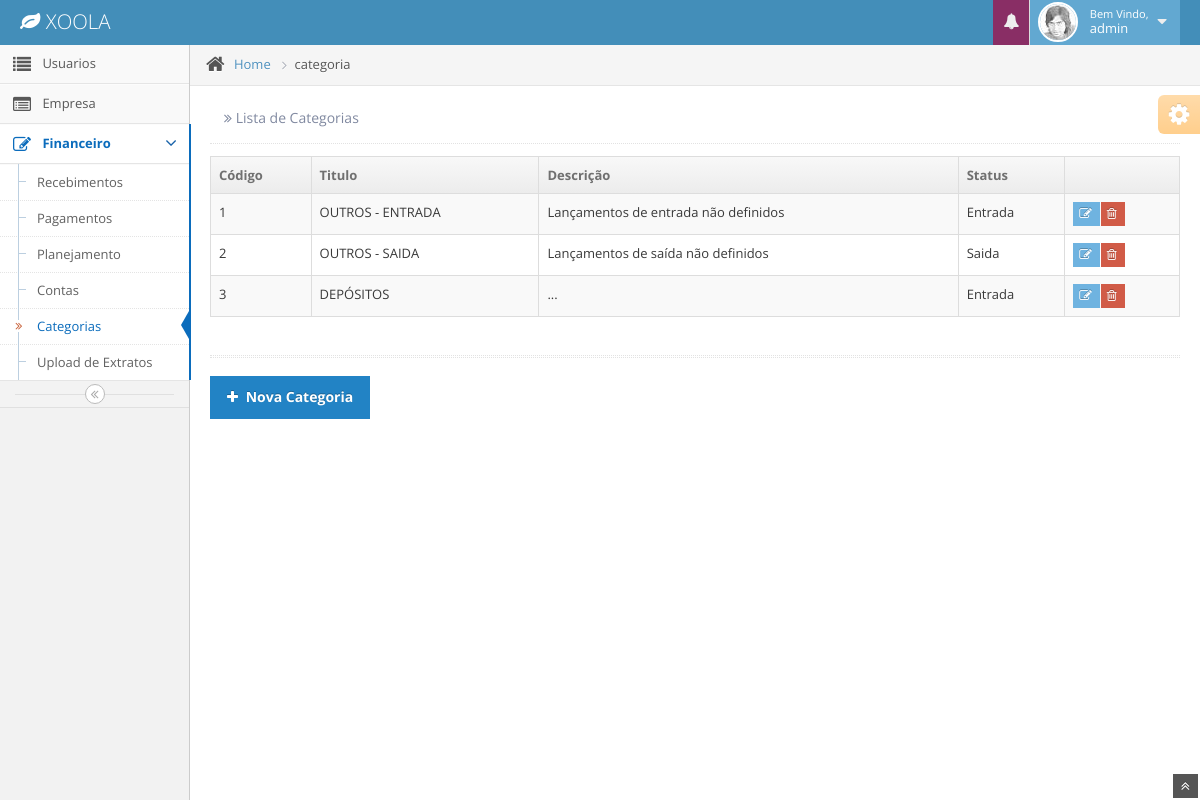
/categoria/ (signed in), run on the app's committed database.
### app/model/__init__.py (models this page shows, shortened)
class Usuario(db.Model,UserMixin):
      id            = db.Column(db.Integer, primary_key=True)
      nome          = db.Column(db.String(100), index=True)
      sobrenome     = db.Column(db.String(255), index=True)
      email         = db.Column(db.String(100), unique=True, index=True)
      password      = db.Column(db.String(100), index=True)
      login         = db.Column(db.String(100))
      empresa_id    = db.Column(db.Integer, db.ForeignKey('empresa.id'))
      date_created  = db.Column(db.DateTime)
      date_modified = db.Column(db.DateTime)

class Categoria(db.Model):
      id            = db.Column(db.Integer, primary_key=True)
      titulo        = db.Column(db.String(100), index=True)
      descricao     = db.Column(db.String(255), index=True)
      keywords      = db.Column(db.String, index=True)
      status        = db.Column(db.Integer)
      empresa_id    = db.Column(db.Integer, db.ForeignKey('empresa.id'))
      Movimentacao  = db.relationship('Movimentacao', backref='categoria', lazy='dynamic')
      Planejamento  = db.relationship('Planejamento', backref='categoria', lazy='dynamic')
      date_created  = db.Column(db.DateTime)
      date_modified = db.Column(db.DateTime)

### app/controllers/categoria/controllers.py (the view)
@categoria.route('/index')
@categoria.route('/')
@login_required
def index():
    session['tela'] = 'categoria'
    todos = Categoria.query.filter(Categoria.empresa_id == session['empresa'] ).all()
    set_alerts(session['empresa'])
    return render_template('categoria/index.html', title = 'Lista de Categorias', todos = todos)

### app/__init__.py (called while the page is built)
@app.context_processor
def utility_processor():
    def formatar_dinheiro(value):
        if type(value) == str:
            value = int(value)
            valor = format_decimal(value, format='#.##,##;(#)')
        return 'R$ {}'.format(valor)
    return dict(formatar_dinheiro=formatar_dinheiro)

### app/controllers/auth/controllers.py (called while the page is built)
@login_manager.user_loader
def user_loader(user_id):
    return Usuario.query.get(user_id)

### app/controllers/categoria/controllers.py (called while the page is built)
@categoria.context_processor
def dados():
    usuario = Usuario.query.get(current_user.id)
    empresa = Empresa.query.get(session['empresa'])
    set_alerts(session['empresa'])
    return dict(empresa = empresa.nome, usuario = usuario.nome)

def formatar_dinheiro(value):
    if type(value) == str:
        value = int(value)
    valor = format_decimal(value, format='#.##,##;(#)')
    return 'R$ {}'.format(valor)

def set_alerts(empresa_id):
    session['alerts'] = []
    plans = Planejamento.query.filter(Planejamento.empresa_id == empresa_id).all()
    if len(plans) > 0:
        for plan in plans:
            movs = Movimentacao.query.filter(Movimentacao.categoria_id == plan.categoria_id).all()
            sum_valor_movs = 0
            for mov in movs:
                sum_valor_movs = sum_valor_movs + abs(mov.valor)
            if sum_valor_movs >= plan.valor:
                session['alerts'].append(plan.titulo + ' - Valor Limite: ' + formatar_dinheiro((plan.valor)) + ' - Valor Atual: ' + formatar_dinheiro((sum_valor_movs)))

### app/templates/categoria/index.html (shortened to what this page needs)
{% extends "layout/base.html" %}
{% block content %}
          <div class="row-fluid">
            <div class="span12">
              <div class="row-fluid">
                <div class="span12">
                  <table id="sample-table-1" class="table table-striped table-bordered table-hover">
                     <thead>
                        <tr>
                          <th> Código </th>
                          <th> Titulo </th>
                          <th> Descrição </th>
                          <th> Status </th>
                          <th> </th>
                       </tr>
                      </thead>
                      <tbody>
                        {% for categoria in todos %}
                          <tr>
                             <td> {{categoria.id}}</td>
                             <td> {{categoria.titulo}} </td>
                             <td> {{categoria.descricao}}</td>
                             {% if categoria.status == 0 %}
                             <td> Entrada </td>
                             {% else %}
                             <td> Saida </td>
                             {% endif %}
                             <td>
                                <div class="hidden-phone visible-desktop btn-group">
                                     <a class="btn btn-mini btn-info" href="{{url_for('categoria.edit', cat_id=categoria.id)}}">
                                         <i class="icon-edit bigger-120">   </i>
                                     </a>
                                     <a class="btn btn-mini btn-danger" href="{{url_for('categoria.delete', cat_id=categoria.id)}}">
                                        <i class="icon-trash bigger-120"></i>
                                     </a>
                                </div>
                             </td>
                          </tr>
                        {% endfor %}
                      </tbody>
             </table>
                </div>
              </div>
              <div class="hr hr-18 dotted hr-double"></div>
                           <div class="left">
                      <a href="{{url_for('categoria.new')}}" class="btn btn-primary">
                        <i class="icon-plus"></i>
                        <strong>Nova Categoria</strong>
                      </a>
                    </div>
            </div>
          </div>
        </div>
        <div class="ace-settings-container" id="ace-settings-container">
          <div class="btn btn-app btn-mini btn-warning ace-settings-btn" id="ace-settings-btn">
            <i class="icon-cog bigger-150"></i>
          </div>
        </div>
      </div>
    </div>
    <a href="#" id="btn-scroll-up" class="btn-scroll-up btn btn-small btn-inverse">
      <i class="icon-double-angle-up icon-only bigger-110"></i>
    </a>
{% endblock %}

### app/templates/layout/base.html (shortened to what this page needs)
<!DOCTYPE html>
<html lang="en">
<head>
	<link rel="stylesheet" media="screen" href="{{ url_for('static', filename='css/bootstrap.min.css') }}">
	<link rel="stylesheet" media="screen" href="{{ url_for('static', filename='css/bootstrap-responsive.min.css') }}">
	<link rel="stylesheet" media="screen" href="{{ url_for('static', filename='css/xoola.css') }}">
	<link rel="stylesheet" media="screen" href="{{ url_for('static', filename='css/font-awesome.min.css') }}">
	<link rel="stylesheet" media="screen" href="{{ url_for('static', filename='css/pagina.css') }}">
	<link rel="stylesheet" href="{{ url_for('static', filename='css/daterangepicker.css' )}}" />
	<link rel="stylesheet" href="../static/css/jquery-ui-1.10.3.custom.min.css" />
	<link rel="stylesheet" href="../static/css/chosen.css" />
	<link rel="stylesheet" href="../static/css/datepicker.css" />
	<link rel="stylesheet" href="../static/css/bootstrap-timepicker.css" />
	<link rel="stylesheet" href="../static/css/daterangepicker.css" />
	<link rel="stylesheet" href="../static/css/colorpicker.css" />
	<link rel="stylesheet" href="../static/css/ace.min.css" />
	<link rel="stylesheet" href="../static/css/ace-responsive.min.css" />
	<link rel="stylesheet" href="../static/css/ace-skins.min.css" />
	<link rel="stylesheet" media="screen" href="{{ url_for('static', filename='css/ace.min.css') }}">
	<link rel="stylesheet" media="screen" href="{{ url_for('static', filename='css/ace-responsive.min.css') }}">
	<link rel="stylesheet" media="screen" href="{{ url_for('static', filename='css/ace-skins.min.css') }}">
</head>
<body>
	<div class="navbar">
		<div class="navbar-inner">
			<div class="container-fluid">
				<a href="#" class="brand">
					<small>
						<i class="icon-leaf"></i>
						XOOLA
					</small>
				</a>
				<ul class="nav ace-nav pull-right">
					<li class="purple">
						<a data-toggle="dropdown" class="dropdown-toggle" href="#">
							<i class="icon-bell-alt icon-animated-bell"></i>
						</a>
					</li>
					<li class="light-blue">
						<a data-toggle="dropdown" href="#" class="dropdown-toggle">
							<img class="nav-user-photo" src="{{url_for('static', filename='avatars/user.jpg')}}" alt="Jason's Photo" />
							<span class="user-info">
								<small>Bem Vindo,</small>
								{{ usuario }}
							</span>
							<i class="icon-caret-down"></i>
						</a>
					</li>
				</ul>
			</div>
		</div>
	</div>
	<div class="main-container container-fluid">
		<div class="sidebar" id="sidebar">
			<ul class="nav nav-list">
				{% if current_user.id == 1 %}
					{% if session['tela'] == "usuario" %}
						<li class='active'>
					{% else %}
						<li>
					{% endif %}
						<a href="{{url_for('usuario.index')}}">
							<i class="icon-list"></i>
							<span class="menu-text">Usuarios</span>
						</a>
					</li>
					{% if session['tela'] == "empresa" %}
						<li class='active'>
					{% else %}
						<li>
					{% endif %}
						<a href="{{url_for('empresa.index')}}">
							<i class="icon-list-alt"></i>
							<span class="menu-text">Empresa</span>
						</a>
					</li>
				{% endif %}
				{% if session['tela'] == 'conta' or session['tela'] == 'entrada' or session['tela'] == 'saida' or session['tela'] == 'relatorio' or session['tela'] == 'categoria' or session['tela'] == 'pesquisa' %}
					<li class="active open">
				{% else %}
					<li>
				{% endif %}
					<a href="#" class="dropdown-toggle">
						<i class="icon-edit"></i>
						<span class="menu-text">Financeiro</span>
						<b class="arrow icon-angle-down"></b>
					</a>
					<ul class="submenu">
						{% if session['tela'] == 'entrada' %}
							<li class='active'>
						{% else %}
							<li>
						{% endif %}
							<a href="{{url_for('movimentacao.index', mov_id = 0)}}">
								Recebimentos
							</a>
						</li>
						{% if session['tela'] == 'saida' %}
							<li class='active'>
						{% else %}
							<li>
						{% endif %}
							<a href="{{url_for('movimentacao.index', mov_id = 1)}}">
								Pagamentos
							</a>
						</li>
						{% if session['tela'] == 'planejamento' %}
							<li class='active'>
						{% else %}
							<li>
						{% endif %}
							<a href="{{url_for('planejamento.index')}}">
								Planejamento
							</a>
						</li>
						{% if session['tela'] == 'conta' %}
							<li class='active'>
						{% else %}
							<li>
						{% endif %}
							<a href="{{url_for('conta.index')}}">
								Contas
							</a>
						</li>
						{% if session['tela'] == 'categoria' %}
							<li class='active'>
						{% else %}
							<li>
						{% endif %}
							<a href="{{url_for('categoria.index')}}">
								<i class="icon-double-angle-right"></i>
								Categorias
							</a>
						</li>
						{% if session['tela'] == 'upload' %}
							<li class='active'>
						{% else %}
							<li>
						{% endif %}
							<a href="{{url_for('upload.index')}}">
								Upload de Extratos
							</a>
						</li>
					</ul>
				</li>
			</ul>
			<div class="sidebar-collapse" id="sidebar-collapse">
				<i class="icon-double-angle-left"></i>
			</div>
		</div>
		<div class="main-content">
			<div class="breadcrumbs" id="breadcrumbs">
				<ul class="breadcrumb">
					<li>
						<i class="icon-home home-icon"></i>
						<a href="#">Home</a>
						<span class="divider">
							<i class="icon-angle-right arrow-icon"></i>
						</span>
					</li>
					<li class="active">{{ session['tela'] }}</li>
				</ul>
			</div>
			<div class="page-content">
				<div class="page-header position-relative">
					<h1>
						<small>
							<i class="icon-double-angle-right"></i>
							{{ title }}
						</small>
					</h1>
				</div>
				{% block content %} {% endblock %}
</body>
</html>

### data on the page
Usuario: nome "admin"
Categoria: id "1", titulo "OUTROS - ENTRADA", descricao "Lançamentos de entrada não definidos", status "Entrada"
Categoria: id "2", titulo "OUTROS - SAIDA", descricao "Lançamentos de saída não definidos", status "Saida"
Categoria: id "3", titulo "DEPÓSITOS", descricao "...", status "Entrada"

### other printed values
{{ session['tela'] }} "categoria"
{{ title }} "Lista de Categorias"
